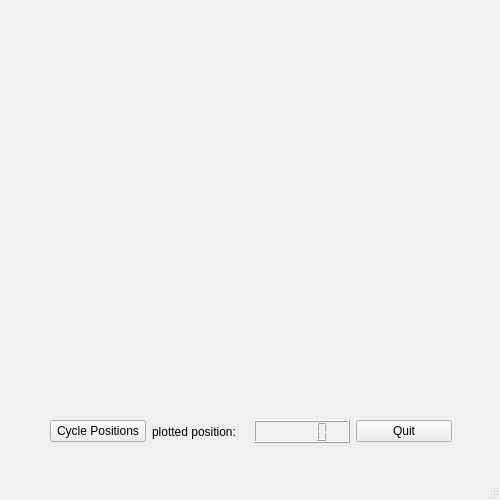
<?xml version="1.0" encoding="UTF-8"?>
<ui version="4.0">
 <class>cyricpositionplotter</class>
 <widget class="QMainWindow" name="cyricpositionplotter">
  <property name="geometry">
   <rect>
    <x>0</x>
    <y>0</y>
    <width>500</width>
    <height>500</height>
   </rect>
  </property>
  <property name="minimumSize">
   <size>
    <width>500</width>
    <height>500</height>
   </size>
  </property>
  <property name="maximumSize">
   <size>
    <width>500</width>
    <height>500</height>
   </size>
  </property>
  <property name="windowTitle">
   <string>CyricPositionPlotter</string>
  </property>
  <widget class="QWidget" name="centralwidget">
   <widget class="QWidget" name="">
    <property name="geometry">
     <rect>
      <x>50</x>
      <y>10</y>
      <width>402</width>
      <height>435</height>
     </rect>
    </property>
    <layout class="QVBoxLayout" name="verticalLayout">
     <item>
      <widget class="QCustomPlot" name="plot" native="true">
       <property name="minimumSize">
        <size>
         <width>400</width>
         <height>400</height>
        </size>
       </property>
       <property name="maximumSize">
        <size>
         <width>400</width>
         <height>400</height>
        </size>
       </property>
      </widget>
     </item>
     <item>
      <layout class="QHBoxLayout" name="horizontalLayout">
       <item>
        <widget class="QPushButton" name="pushButton">
         <property name="text">
          <string>Cycle Positions</string>
         </property>
        </widget>
       </item>
       <item>
        <widget class="QLabel" name="label">
         <property name="text">
          <string>plotted position:</string>
         </property>
        </widget>
       </item>
       <item>
        <widget class="QLCDNumber" name="lcdNumber"/>
       </item>
       <item>
        <widget class="QPushButton" name="pushButton_3">
         <property name="text">
          <string>Quit</string>
         </property>
        </widget>
       </item>
      </layout>
     </item>
    </layout>
   </widget>
  </widget>
  <widget class="QMenuBar" name="menubar">
   <property name="geometry">
    <rect>
     <x>0</x>
     <y>0</y>
     <width>500</width>
     <height>22</height>
    </rect>
   </property>
  </widget>
  <widget class="QStatusBar" name="statusbar"/>
 </widget>
 <customwidgets>
  <customwidget>
   <class>QCustomPlot</class>
   <extends>QWidget</extends>
   <header>qcustomplot.h</header>
   <container>1</container>
  </customwidget>
 </customwidgets>
 <resources/>
 <connections/>
</ui>
